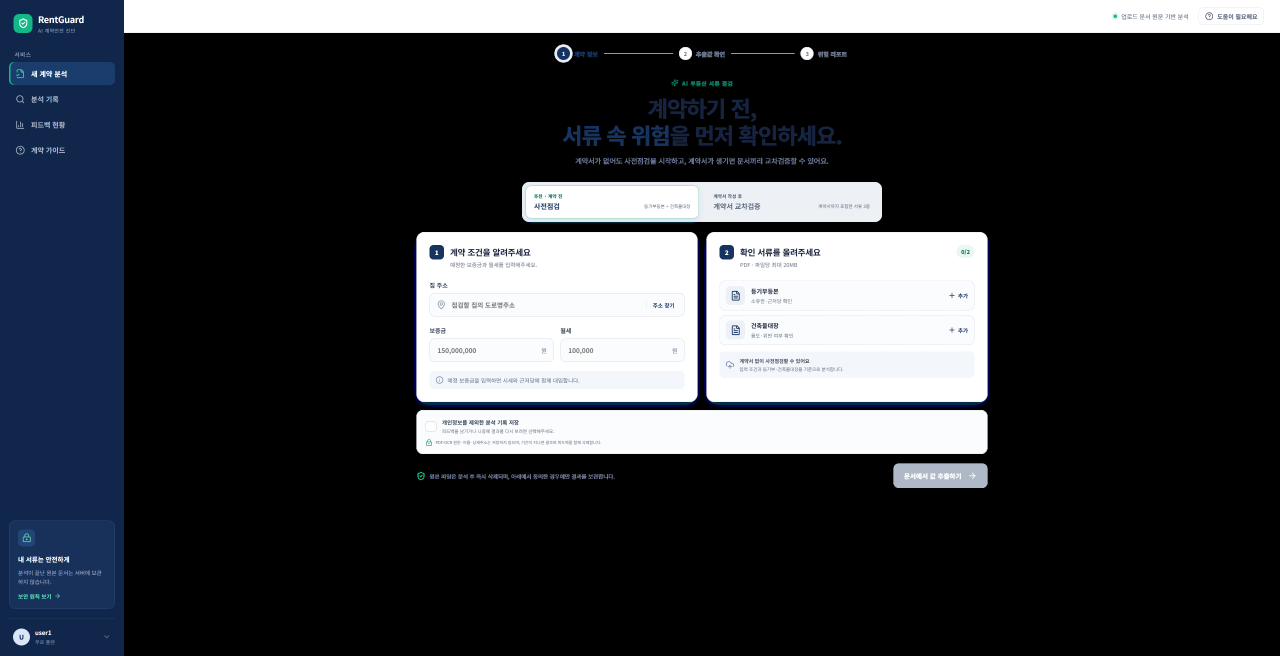
#> input picture docs/screenshots/home-transparent.png, 3840 x 1967 px (shown at 1/3 size)
$ python -i generate_pdf_fixtures.py   (imports and definitions only)
#> lines starting #> are read from the running program, lines starting #| are printed output that depends on the picture; pictures that were not available may be replaced by others from this repository, and a replacement may not be noted
#> further down, picture is the input picture: shape (1967, 3840, 3); mean B, G, R 61.2, 56.8, 54
"""Generate privacy-safe PDF fixtures for the RentGuard document pipeline.

The documents are synthetic and visibly watermarked. They mimic the information
hierarchy that the extractor must handle without copying a real person's record.
"""

from __future__ import annotations

import json
import random
import subprocess
from pathlib import Path

from PIL import Image, ImageEnhance, ImageFilter
from reportlab.lib import colors
from reportlab.lib.enums import TA_CENTER
from reportlab.lib.pagesizes import A4
from reportlab.lib.styles import ParagraphStyle, getSampleStyleSheet
from reportlab.lib.units import mm
from reportlab.pdfbase import pdfmetrics
from reportlab.pdfbase.ttfonts import TTFont
from reportlab.platypus import (
    PageBreak,
    Paragraph,
    SimpleDocTemplate,
    Spacer,
    Table,
    TableStyle,
)

ROOT = Path(__file__).resolve().parents[1]
OUTPUT_DIR = ROOT / "output" / "pdf" / "rentguard-fixtures"
TMP_DIR = ROOT / "tmp" / "pdfs"
FONT_REGULAR = Path("C:/Windows/Fonts/malgun.ttf")
FONT_BOLD = Path("C:/Windows/Fonts/malgunbd.ttf")
# [1 line that did not run here, left out]

# [2 lines not run here, left out]


def styles():
    base = getSampleStyleSheet()
    return {
        "title": ParagraphStyle(
            "TitleKo", parent=base["Title"], fontName="Malgun-Bold",
            fontSize=19, leading=25, alignment=TA_CENTER, spaceAfter=7 * mm,
        ),
        "subtitle": ParagraphStyle(
            "SubtitleKo", parent=base["Normal"], fontName="Malgun",
            fontSize=8.5, leading=13, alignment=TA_CENTER, textColor=colors.HexColor("#596273"),
        ),
        "section": ParagraphStyle(
            "SectionKo", parent=base["Heading2"], fontName="Malgun-Bold",
            fontSize=11, leading=15, textColor=colors.HexColor("#17335F"), spaceBefore=4 * mm, spaceAfter=2 * mm,
        ),
        "body": ParagraphStyle(
            "BodyKo", parent=base["BodyText"], fontName="Malgun",
            fontSize=8.5, leading=13, textColor=colors.HexColor("#202A3B"),
        ),
        "small": ParagraphStyle(
            "SmallKo", parent=base["BodyText"], fontName="Malgun",
            fontSize=7, leading=10, textColor=colors.HexColor("#6E7889"),
        ),
    }


# [1 line that did not run here, left out]


def p(text: str, style: str = "body") -> Paragraph:
    return Paragraph(text.replace("\n", "<br/>"), STYLES[style])


# [146 lines left out: functions watermark, document, styled_table, make_registry, make_ledger, make_contract, not called in this run]


def make_scanned_variant(source: Path, output: Path):
#> called with output = 'out.png'
    prefix = TMP_DIR / "registry-page"
    subprocess.run(
        ["pdftoppm", "-f", "1", "-singlefile", "-r", "175", "-png", str(source), str(prefix)],
        check=True,
        capture_output=True,
    )
#> (this line was passed over: subprocess is not available in this run)
    image = Image.open(prefix.with_suffix(".png")).convert("L")
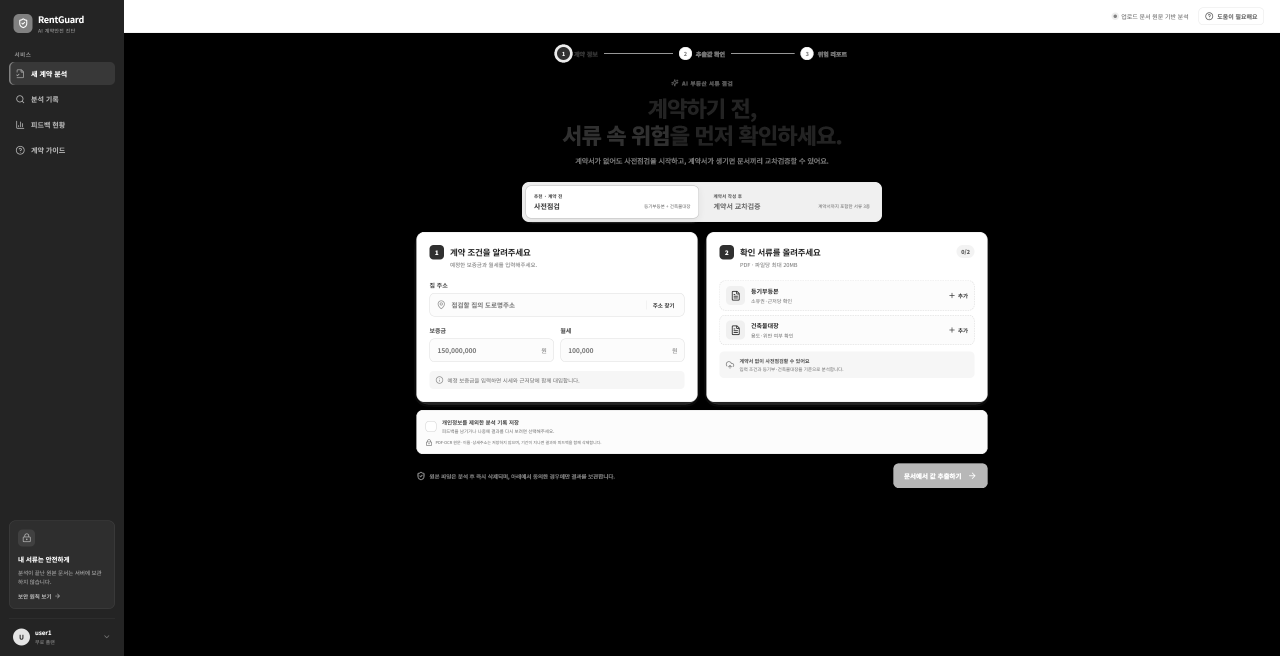
#> image: PIL image 3840x1967 L (shown at 1/3 size); min 0, max 255, mean 56.4
    image = ImageEnhance.Contrast(image).enhance(0.88)
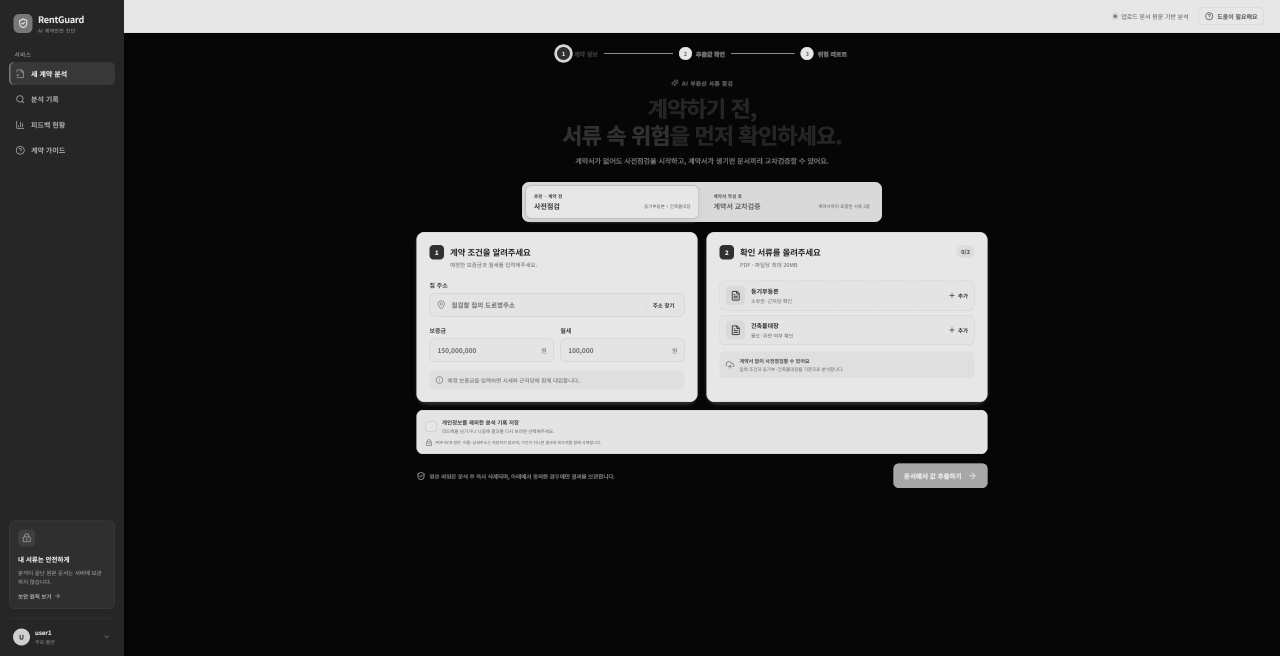
#> image: PIL image 3840x1967 L (shown at 1/3 size); min 6, max 231, mean 55.8
    image = image.rotate(0.7, resample=Image.Resampling.BICUBIC, expand=True, fillcolor=246)
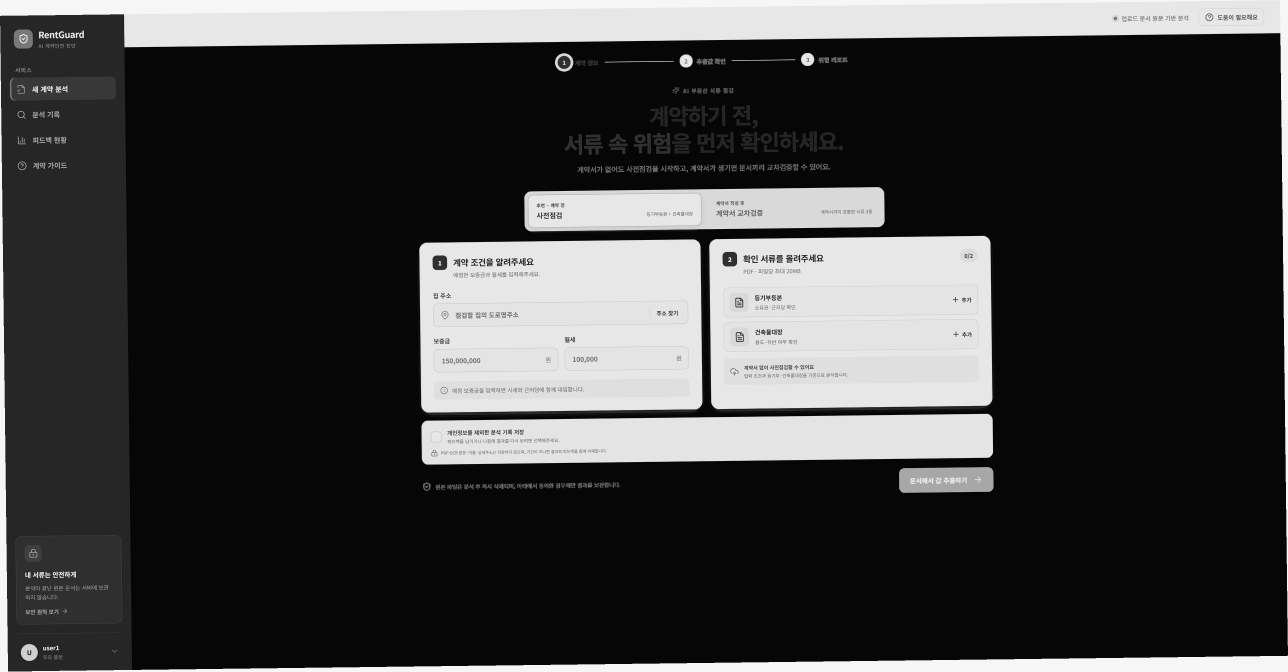
#> image: PIL image 3864x2015 L (shown at 1/3 size); min 0, max 255, mean 61.5
    rng = random.Random(42)
    pixels = image.load()
    for _ in range(int(image.width * image.height * 0.0022)):
        x = rng.randrange(image.width)
        y = rng.randrange(image.height)
        pixels[x, y] = rng.choice((205, 218, 232, 245))
    image = image.filter(ImageFilter.GaussianBlur(radius=0.28)).convert("RGB")
#> image: PIL image 3864x2015 RGB
    image.save(output, "PDF", resolution=175.0, quality=88)


# [42 lines left out: functions write_manifest, main, not called in this run]


# [2 lines not run here, left out]

>>> import cv2
>>> picture = cv2.imread('../docs/screenshots/home-transparent.png')
>>> result = make_scanned_variant(picture, 'out.png')
